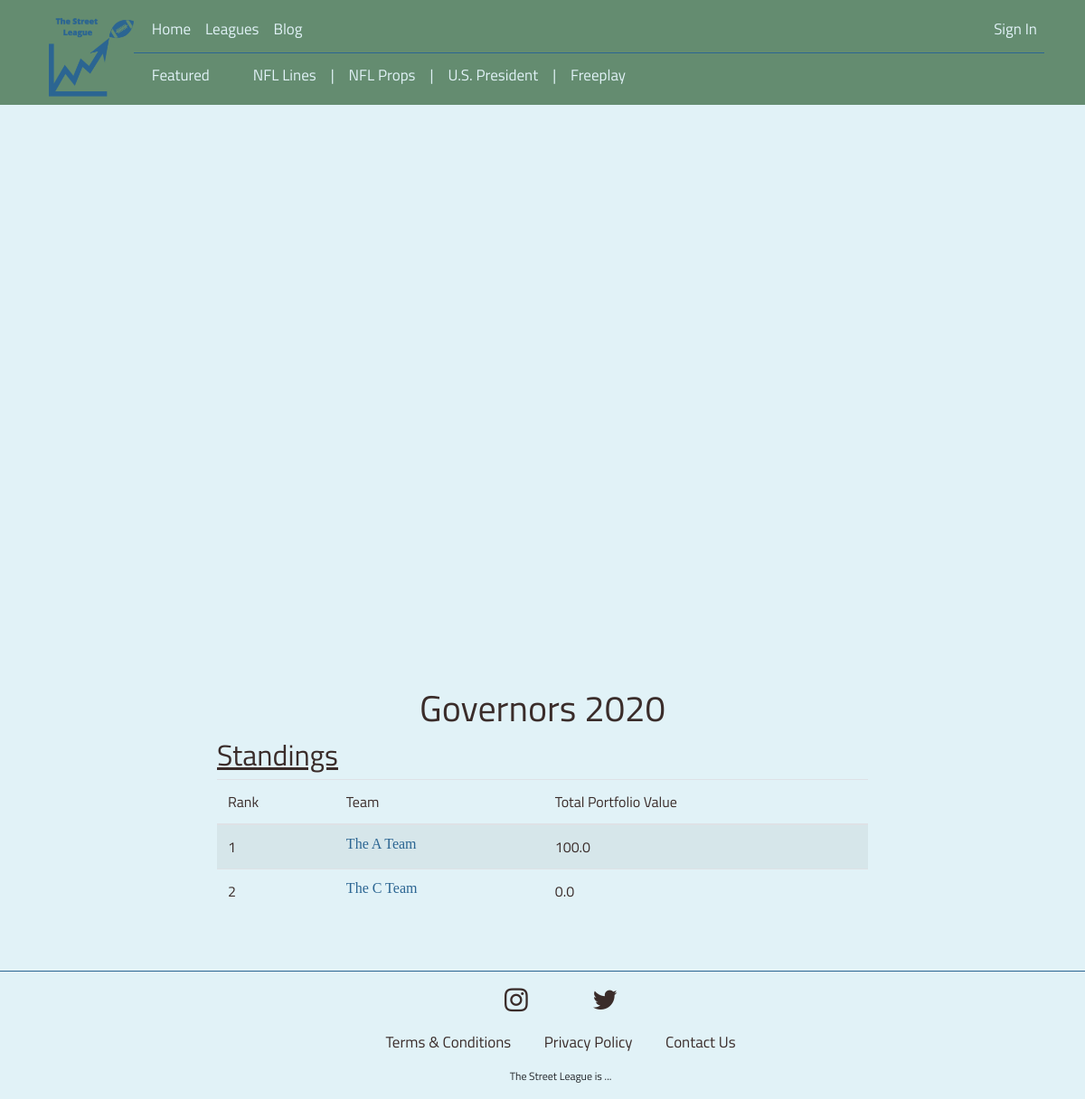
/team/standings/10/, run on the app's committed database.
### fantasyworld/models.py (models this page shows, shortened)
class League(models.Model):
	league_type = models.ForeignKey(LeagueType, on_delete=models.CASCADE)
	name = models.CharField(max_length = 100)
	is_public = models.BooleanField(default=False)
	league_password = models.CharField(max_length = 100, null=True, blank=True)

class Team(models.Model):
	user = models.ForeignKey(Profile, on_delete=models.CASCADE)
	league_session = models.ForeignKey(LeagueSession, on_delete=models.CASCADE)
	team_name = models.CharField(max_length=100, default = "Team")
	is_commissioner = models.BooleanField(default=False)
	budget = models.FloatField(default=100)
	def get_current_cash(self):
		return self.budget
	def get_current_portfolio_value(self):
		portfolio_value = 0
		stock_transaction_set = self.stocktransaction_set.all()
		return portfolio_value

### fantasyworld/views/league_views.py (the view)
# urls.py: path('team/standings/<int:team_id>/', views.team_standings,
def team_standings(request, team_id):
	user = request.user
	try:
		team = Team.objects.get(pk=team_id)
	except Team.DoesNotExist:
		raise Http404("Team Does Not Exist :(")
	users_team_id = team.id
	user_is_commissioner = team.is_commissioner
	league_session = team.league_session
	teams = Team.objects.filter(league_session = league_session)
	team_portfolio_values = [(team, team.get_current_portfolio_value() +
								team.get_current_cash())
								for team in teams]
	team_portfolio_values.sort(key=lambda x: x[1], reverse=True)
	team_ranks = []
	i=1
	for team, portfolio_value in team_portfolio_values:
		team_ranks.append((team, portfolio_value, i))
		i += 1
	return render(request, 'fantasyworld/league_standings.html',
		context={'team': team,
				'users_team_id': users_team_id,
				'league': league_session.league,
				'user_is_commissioner': user_is_commissioner,
				'team_ranks': team_ranks})

### fantasyworld/templates/fantasyworld/league_standings.html
{% extends 'fantasyworld/bases/teampage_header.html' %}
{% block teampage_header %}
<h1>{{league.name}}</h1>
{% if league.is_public or user_in_league %}
<h2><u>Standings</u></h2>
<table class="table table-striped" style="margin-top: 5px;">
  <thead>
    <tr>
      <th scope="col">Rank</th>
      <th scope="col">Team</th>
      <th scope="col">Total Portfolio Value</th>
    </tr>
  </thead>
  <tbody>
  {% for team, team_portfolio_value, team_rank in team_ranks %}
    <tr>
      <th> {{team_rank}} </th>
      <th> <a href="{% url 'fantasyworld:team_home' team.id %}"> {{team.team_name}} </a> </th>
      <th> {{team_portfolio_value}} </th>
  {% endfor %}
  </tbody>
</table>
{% endif %}
{% endblock %}

### fantasyworld/static/fantasyworld/style.css (style rules this page uses)
.table-striped { width: 1px; white-space: nowrap; }
a { font-family: "Open-Sans"; color: #2B6592; }
h1, h2, h3, h4, h5, h6 { font-family: "Titillium Web"; color: #3A2C2A; }
th, tb { text-align: left; font-family: "Titillium Web"; color: #3A2C2A; }
h1, h3, h5 { text-align: center; }
body { background-color: #E1F2F7; padding-top: 120px; }
.small-font a, th, tbody { font-family: "Titillium Web"; font-size: 16px !important; font-weight: normal; }

### data on the page
League: name "Governors 2020"
Team: team_rank "1", team_name "The A Team", budget "100.0"
Team: team_rank "2", team_name "The C Team", budget "0.0"
